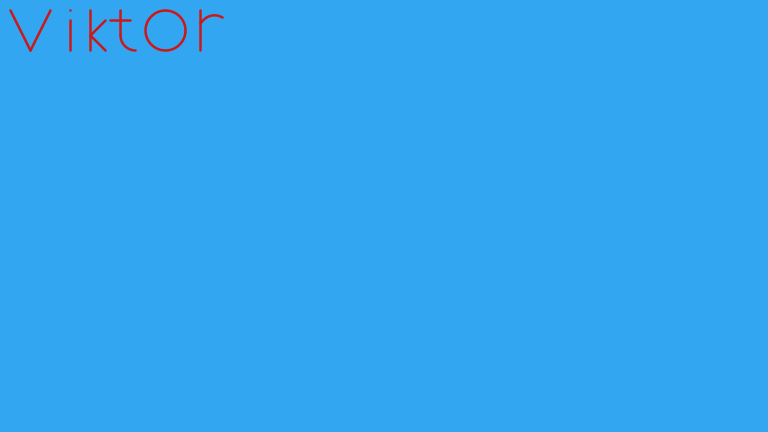
Frame 1 (no input)
Frame 60 (the mouse pressed at the canvas centre just before this capture): identical to frame 1, image omitted
Frame 120 (the mouse held since frame 60 and released just before this capture): identical to frame 1, image omitted

The Processing sketch that drew this single still picture (run headless with seeded random() and noise(); from frame 60 on, the mouse is pressed at the canvas centre):

// Processing sketch: Lesson1
// ── Lesson1.pde
void setup()
{
  size(768, 432);
}

void draw()
{
  background(50, 166, 240);
  stroke(202, 25, 25);
  strokeWeight(2.5);
  noFill();
  drawV();
  drawI();
  drawK();
  drawT();
  drawO();
  drawR();

}
void drawV(){
  line(10, 10, 30, 50);
  line(30, 50, 50, 10);
}

void drawI(){
  line(70, 10, 70, 10);
  line(70, 20, 70, 50);
}

void drawK(){
  line(90, 10, 90, 50);
  line(90, 35, 105, 50);
  line(90, 35, 105, 20);
}
void drawT(){
arc(135, 35, 30, 30, HALF_PI, PI);
line(120, 10, 120, 35);
line(110, 20, 130, 20);
}
void drawO(){
ellipse(165, 30, 40, 40);
}
void drawR(){
line(200, 10, 200, 50);
arc(215, 45, 40, 60, PI+QUARTER_PI, TWO_PI-1.2);

}
